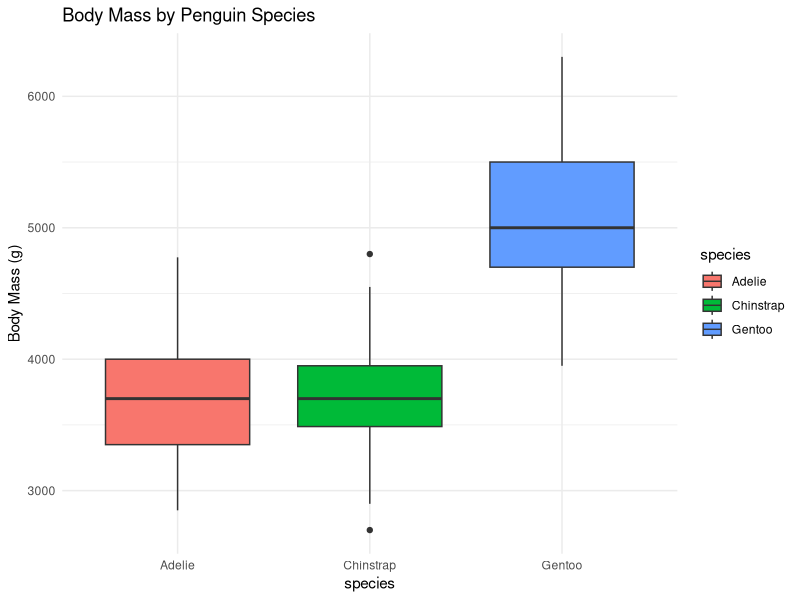
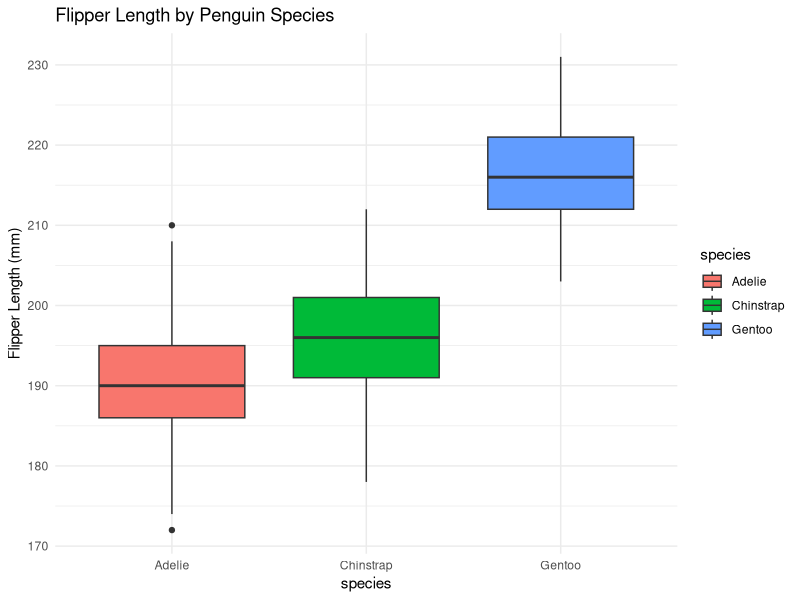
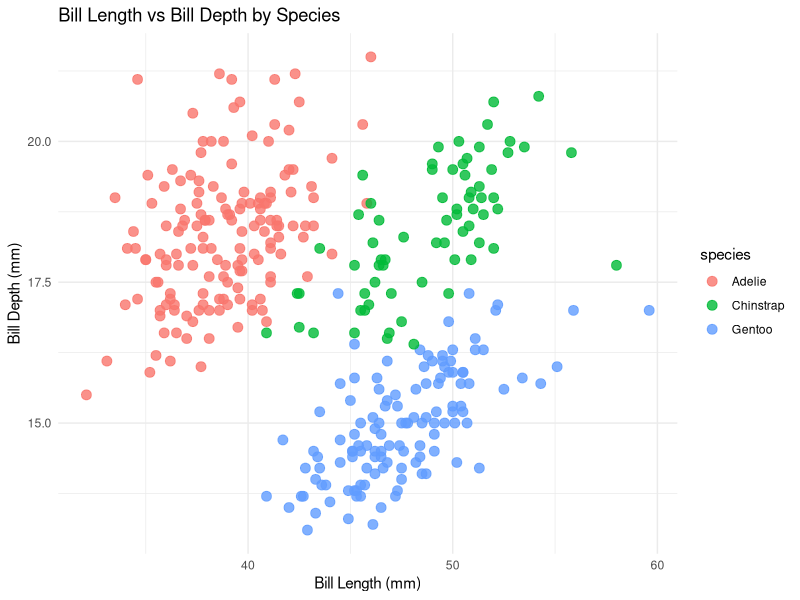
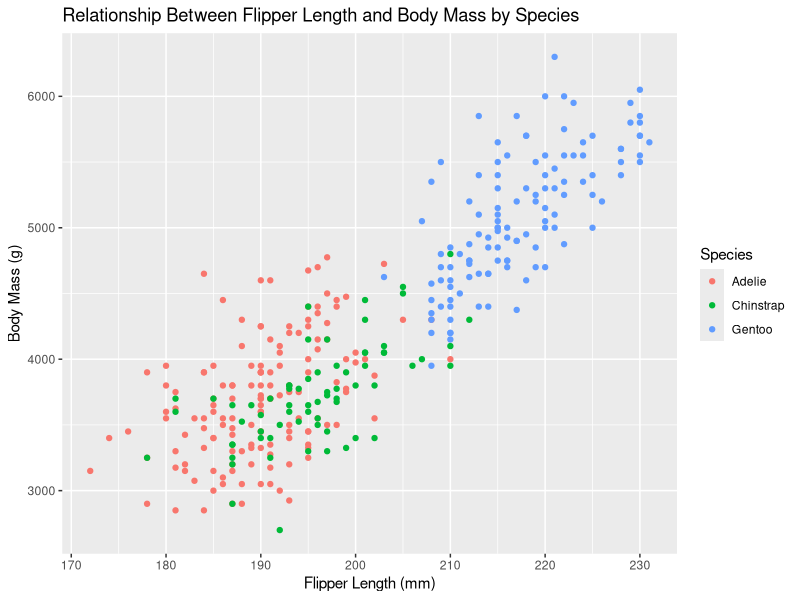
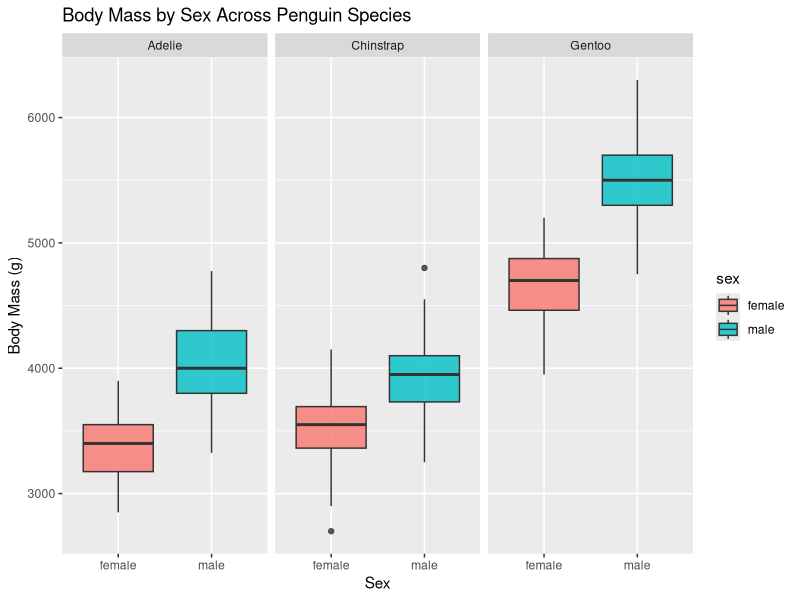

Reproduce these figures in R, in order.
## ---- chunk 1
knitr::opts_chunk$set(echo = TRUE)
## ---- chunk 2
library(palmerpenguins)
data(package = "palmerpenguins")
## ---- chunk 3
library(tidyverse)

penguins_clean <- penguins |> 
  drop_na()

# Check dimensions before/after
dim(penguins)
dim(penguins_clean)

## ---- chunk 4
dim(penguins)
str(penguins)
## ---- chunk 5
ggplot(penguins, aes(x = species, y = body_mass_g, fill = species)) +
  geom_boxplot() +
  labs(title = "Body Mass by Penguin Species",
       y = "Body Mass (g)") +
  theme_minimal()

ggplot(penguins, aes(x = species, y = flipper_length_mm, fill = species)) +
  geom_boxplot() +
  labs(title = "Flipper Length by Penguin Species",
       y = "Flipper Length (mm)") +
  theme_minimal()

penguins %>%
  group_by(species) %>%
  summarize(
    mean_mass = mean(body_mass_g, na.rm = TRUE),
    mean_flipper = mean(flipper_length_mm, na.rm = TRUE)
  )

## ---- chunk 6
ggplot(penguins, aes(x = bill_length_mm, y = bill_depth_mm, color = species)) +
  geom_point(size = 3, alpha = 0.8) +
  labs(title = "Bill Length vs Bill Depth by Species",
       x = "Bill Length (mm)",
       y = "Bill Depth (mm)") +
  theme_minimal()

## ---- chunk 7
library(ggplot2)
library(dplyr)

penguins_clean |> 
  group_by(species) |> 
  summarize(correlation = cor(flipper_length_mm, body_mass_g))

ggplot(penguins_clean, aes(x = flipper_length_mm, y = body_mass_g, color = species)) +
  geom_point() +
  labs(
    title = "Relationship Between Flipper Length and Body Mass by Species",
    x = "Flipper Length (mm)",
    y = "Body Mass (g)",
    color = "Species"
  )
## ---- chunk 8
penguins_clean$flipper_group <- cut(penguins_clean$flipper_length_mm,
                                    breaks = 4)

tapply(penguins_clean$body_mass_g,
       list(penguins_clean$species, penguins_clean$flipper_group),
       mean, na.rm = TRUE)
## ---- chunk 9
tapply(penguins_clean$body_mass_g, penguins_clean$species, range)
tapply(penguins_clean$flipper_length_mm, penguins_clean$species, range)
## ---- chunk 10
penguins_clean |> 
  group_by(species, sex) |> 
  summarize(mean_mass = mean(body_mass_g, na.rm = TRUE))

ggplot(penguins_clean, aes(x = sex, y = body_mass_g, fill = sex)) +
  geom_boxplot(alpha = 0.8) +
  facet_wrap(~ species) +
  labs(
    title = "Body Mass by Sex Across Penguin Species",
    x = "Sex",
    y = "Body Mass (g)"
  ) 
## ---- chunk 11
tapply(penguins_clean$body_mass_g,
       list(penguins_clean$species, penguins_clean$sex),
       sd, na.rm = TRUE)
